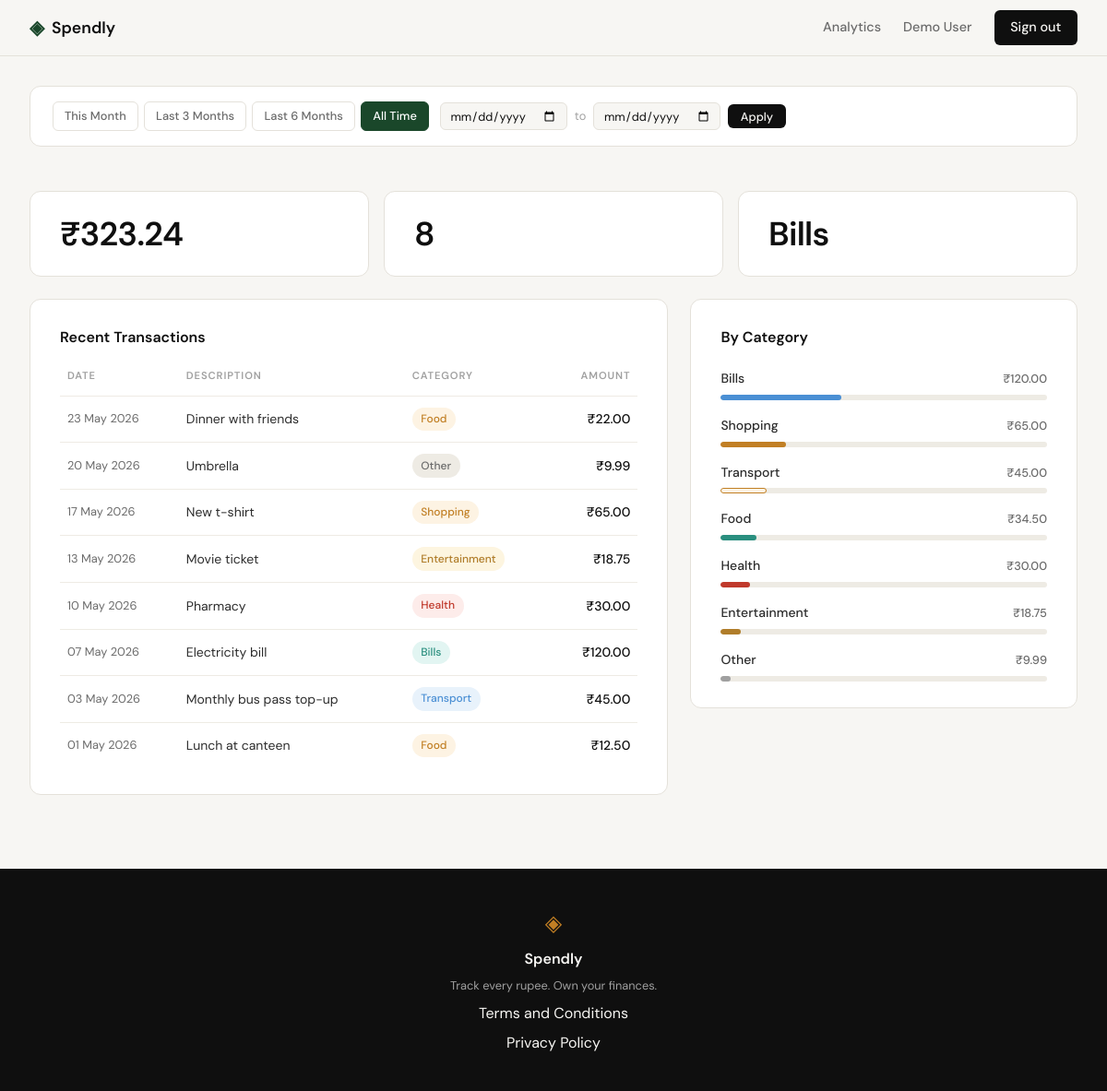
Screenshot of /profile (signed in) with the database file from the repository.
### tables this page shows
CREATE TABLE expenses (
            id          INTEGER PRIMARY KEY AUTOINCREMENT,
            user_id     INTEGER NOT NULL REFERENCES users(id),
            amount      REAL    NOT NULL,
            category    TEXT    NOT NULL,
            date        TEXT    NOT NULL,
            description TEXT,
            created_at  TEXT    DEFAULT (datetime('now'))
        );

### app.py (the view)
@app.route("/profile")
def profile():
    if not session.get("user_id"):
        return redirect(url_for("login"))
    user_id = session["user_id"]
    date_from = _parse_date(request.args.get("date_from", ""))
    date_to   = _parse_date(request.args.get("date_to",   ""))
    if date_from and date_to and date_from > date_to:
        flash("Start date must be before end date.")
        date_from = date_to = None
    df_str = date_from.strftime("%Y-%m-%d") if date_from else None
    dt_str = date_to.strftime("%Y-%m-%d")   if date_to   else None
    today = date.today()
    preset_this_month = {
        "date_from": today.replace(day=1).strftime("%Y-%m-%d"),
        "date_to":   today.strftime("%Y-%m-%d"),
    }
    preset_last_3 = {
        "date_from": _months_ago(today, 3).strftime("%Y-%m-%d"),
        "date_to":   today.strftime("%Y-%m-%d"),
    }
    preset_last_6 = {
        "date_from": _months_ago(today, 6).strftime("%Y-%m-%d"),
        "date_to":   today.strftime("%Y-%m-%d"),
    }
    if df_str is None and dt_str is None:
        active_filter = "all"
    elif df_str == preset_this_month["date_from"] and dt_str == preset_this_month["date_to"]:
        active_filter = "this_month"
    elif df_str == preset_last_3["date_from"] and dt_str == preset_last_3["date_to"]:
        active_filter = "last_3"
    elif df_str == preset_last_6["date_from"] and dt_str == preset_last_6["date_to"]:
        active_filter = "last_6"
    else:
        active_filter = "custom"
    db_user = get_user_by_id(user_id)
    if db_user is None:
        abort(404)
    member_since = datetime.strptime(db_user["created_at"], "%Y-%m-%d %H:%M:%S").strftime("%d %b %Y")
    user = {
        "name": db_user["name"],
        "email": db_user["email"],
        "member_since": member_since,
    }
    transactions = [
        {
            "date":        datetime.strptime(row["date"], "%Y-%m-%d").strftime("%d %b %Y"),
            "description": row["description"] or "",
            "category":    row["category"],
            "amount":      f"₹{row['amount']:,.2f}",
        }
        for row in get_expenses_by_user(user_id, date_from=df_str, date_to=dt_str)
    ]
    raw_stats = get_expense_stats(user_id, date_from=df_str, date_to=dt_str)
    stats = {
        "total_spent":       f"₹{raw_stats['total_spent']:,.2f}",
        "transaction_count": raw_stats["transaction_count"],
        "top_category":      raw_stats["top_category"],
    }
    raw_categories = get_category_breakdown(user_id, date_from=df_str, date_to=dt_str)
    grand_total = sum(row["total"] for row in raw_categories)
    categories = [
        {
            "name":       row["category"],
            "amount":     f"₹{row['total']:,.2f}",
            "percentage": round(row["total"] / grand_total * 100) if grand_total else 0,
        }
        for row in raw_categories
    ]
    return render_template(
        "profile.html",
        user=user,
        stats=stats,
        transactions=transactions,
        categories=categories,
        active_filter=active_filter,
        date_from=df_str or "",
        date_to=dt_str or "",
        preset_this_month=preset_this_month,
        preset_last_3=preset_last_3,
        preset_last_6=preset_last_6,
    )

### app.py (called while the page is built)
def _parse_date(value):
    if not value:
        return None
    try:
        return datetime.strptime(value, "%Y-%m-%d").date()
    except ValueError:
        return None

def _months_ago(today, n):
    m, y = today.month - n, today.year
    if m <= 0:
        m += 12
        y -= 1
    try:
        return date(y, m, today.day)
    except ValueError:
        return date(y, m, 1)

### database/db.py (called while the page is built)
def get_db():
    conn = sqlite3.connect(_DB_PATH)
    conn.row_factory = sqlite3.Row
    conn.execute("PRAGMA foreign_keys = ON")
    return conn

def get_user_by_id(user_id):
    conn = get_db()
    user = conn.execute(
        "SELECT id, name, email, created_at FROM users WHERE id = ?",
        (user_id,),
    ).fetchone()
    conn.close()
    return user

def _date_clause(date_from, date_to):
    if date_from and date_to:
        return " AND date BETWEEN ? AND ?", (date_from, date_to)
    return "", ()

def get_expenses_by_user(user_id, date_from=None, date_to=None):
    extra_sql, extra_params = _date_clause(date_from, date_to)
    conn = get_db()
    rows = conn.execute(
        "SELECT id, amount, category, date, description "
        "FROM expenses WHERE user_id = ?"
        + extra_sql +
        " ORDER BY date DESC",
        (user_id,) + extra_params,
    ).fetchall()
    conn.close()
    return rows

def get_expense_stats(user_id, date_from=None, date_to=None):
    extra_sql, extra_params = _date_clause(date_from, date_to)
    conn = get_db()
    agg = conn.execute(
        "SELECT SUM(amount) AS total, COUNT(*) AS cnt FROM expenses WHERE user_id = ?"
        + extra_sql,
        (user_id,) + extra_params,
    ).fetchone()
    top_row = conn.execute(
        "SELECT category, SUM(amount) AS cat_total "
        "FROM expenses WHERE user_id = ?"
        + extra_sql +
        " GROUP BY category ORDER BY cat_total DESC LIMIT 1",
        (user_id,) + extra_params,
    ).fetchone()
    conn.close()
    return {
        "total_spent":       agg["total"] if agg["total"] is not None else 0.0,
        "transaction_count": agg["cnt"]   if agg["cnt"]   is not None else 0,
        "top_category":      top_row["category"] if top_row else "—",
    }

### templates/profile.html (shortened to what this page needs)
{% extends "base.html" %}
{% block head %}
<link rel="stylesheet" href="{{ url_for('static', filename='css/profile.css') }}">
{% endblock %}
{% block content %}
<section class="profile-section">
    <div class="profile-inner">
        <div class="filter-bar">
            <div class="filter-presets">
                <a href="{{ url_for('profile', date_from=preset_this_month.date_from, date_to=preset_this_month.date_to) }}"
                   class="filter-preset{% if active_filter == 'this_month' %} filter-preset--active{% endif %}">This Month</a>
                <a href="{{ url_for('profile', date_from=preset_last_3.date_from, date_to=preset_last_3.date_to) }}"
                   class="filter-preset{% if active_filter == 'last_3' %} filter-preset--active{% endif %}">Last 3 Months</a>
                <a href="{{ url_for('profile', date_from=preset_last_6.date_from, date_to=preset_last_6.date_to) }}"
                   class="filter-preset{% if active_filter == 'last_6' %} filter-preset--active{% endif %}">Last 6 Months</a>
                <a href="{{ url_for('profile') }}"
                   class="filter-preset{% if active_filter == 'all' %} filter-preset--active{% endif %}">All Time</a>
            </div>
            <form method="GET" action="{{ url_for('profile') }}" class="filter-custom">
                <input type="date" name="date_from" value="{{ date_from }}" class="filter-date-input" aria-label="From date">
                <span class="filter-date-sep">to</span>
                <input type="date" name="date_to" value="{{ date_to }}" class="filter-date-input" aria-label="To date">
                <button type="submit" class="filter-apply-btn">Apply</button>
            </form>
        </div>
        <div class="profile-stats">
            <div class="profile-stat-card">
                <div class="profile-stat-value">{{ stats.total_spent }}</div>
            </div>
            <div class="profile-stat-card">
                <div class="profile-stat-value">{{ stats.transaction_count }}</div>
            </div>
            <div class="profile-stat-card">
                <div class="profile-stat-value">{{ stats.top_category }}</div>
            </div>
        </div>
        <div class="profile-main-grid">
            <div class="profile-card">
                <h2 class="profile-card-title">Recent Transactions</h2>
                <table class="txn-table">
                    <thead>
                        <tr>
                            <th class="txn-th">Date</th>
                            <th class="txn-th">Description</th>
                            <th class="txn-th">Category</th>
                            <th class="txn-th txn-th-right">Amount</th>
                        </tr>
                    </thead>
                    <tbody>
                        {% if transactions %}
                            {% for txn in transactions %}
                            <tr class="txn-row">
                                <td class="txn-date">{{ txn.date }}</td>
                                <td class="txn-desc">{{ txn.description }}</td>
                                <td class="txn-cat">
                                    <span class="cat-badge cat-{{ txn.category | lower }}">
                                        {{ txn.category }}
                                    </span>
                                </td>
                                <td class="txn-amount">{{ txn.amount }}</td>
                            </tr>
                            {% endfor %}
                        {% else %}
                        <tr class="txn-row">
                            <td colspan="4" class="txn-empty-cell">No transactions found for this period.</td>
                        </tr>
                        {% endif %}
                    </tbody>
                </table>
            </div>
            <div class="profile-card">
                <h2 class="profile-card-title">By Category</h2>
                <div class="category-bars">
                    {% for cat in categories %}
                    <div class="cat-bar-row">
                        <div class="cat-bar-meta">
                            <span class="cat-bar-name">{{ cat.name }}</span>
                            <span class="cat-bar-amount">{{ cat.amount }}</span>
                        </div>
                        <div class="bar-track">
                            <div class="cat-bar-fill cat-bar-{{ cat.name | lower }}"
                                 style="width: {{ cat.percentage }}%"></div>
                        </div>
                    </div>
                    {% endfor %}
                </div>
            </div>
        </div>
    </div>
</section>
{% endblock %}

### static/css/style.css (style rules this page uses)
:root { --ink: #0f0f0f; --ink-soft: #2d2d2d; --ink-muted: #6b6b6b; --ink-faint: #a0a0a0; --paper: #f7f6f3; --paper-warm: #f0ede6; --paper-card: #ffffff; --accent: #1a472a; --accent-light: #e8f0eb; --accent-2: #c17f24; --accent-2-light: #fdf3e3; --danger: #c0392b; --danger-light: #fdecea; --border: #e4e1da; --border-soft: #eeebe4; --font-display: 'DM Serif Display', Georgia, serif; --font-body: 'DM Sans', system-ui, sans-serif; --max-width: 1200px; --auth-width: 440px; --radius-sm: 6px; --radius-md: 12px; --radius-lg: 20px; }
*, *::before, *::after { box-sizing: border-box; margin: 0; padding: 0; }
html { font-size: 16px; scroll-behavior: smooth; }
body { background: var(--paper); color: var(--ink); font-family: var(--font-body); font-size: 1rem; line-height: 1.6; -webkit-font-smoothing: antialiased; }
a { color: inherit; text-decoration: none; }

### rows the page displays
expenses: top_category "Bills", date "07 May 2026", description "Electricity bill", category "Bills", amount "₹120.00"
expenses: date "23 May 2026", description "Dinner with friends", category "Food", amount "₹22.00"
expenses: date "20 May 2026", description "Umbrella", category "Other", amount "₹9.99"
expenses: date "17 May 2026", description "New t-shirt", category "Shopping", amount "₹65.00"
expenses: date "13 May 2026", description "Movie ticket", category "Entertainment", amount "₹18.75"
expenses: date "10 May 2026", description "Pharmacy", category "Health", amount "₹30.00"
expenses: date "03 May 2026", description "Monthly bus pass top-up", category "Transport", amount "₹45.00"
expenses: date "01 May 2026", description "Lunch at canteen", category "Food", amount "₹12.50"

### other values shown
{{ stats.total_spent }} "₹323.24"
{{ stats.transaction_count }} "8"
{{ cat.name }} "Bills" "Shopping" "Transport" "Food" "Health" "Entertainment" "Other"
{{ cat.amount }} "₹120.00" "₹65.00" "₹45.00" "₹34.50" "₹30.00" "₹18.75" "₹9.99"
